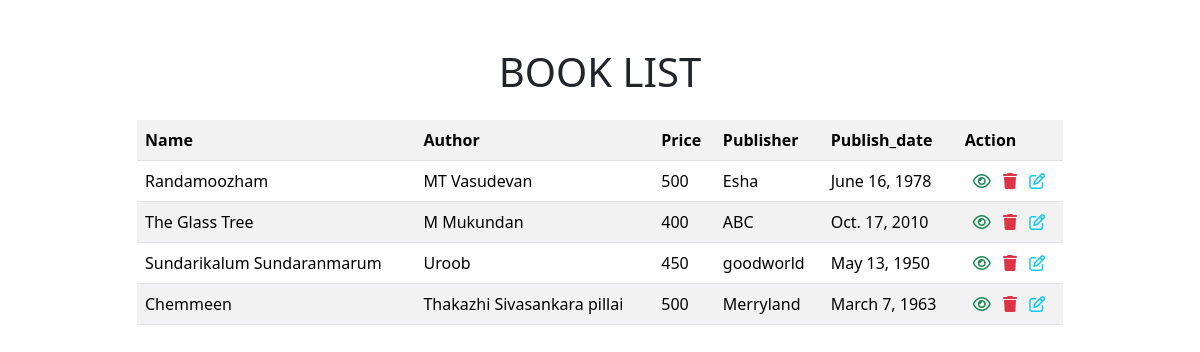
Page /books/all on the committed database.
### task/models.py (models this page shows, shortened)
class Books(models.Model):
    name=models.CharField(max_length=200,unique=True)
    author=models.CharField(max_length=200)
    price=models.PositiveIntegerField()
    publisher=models.CharField(max_length=200)
    publish_date=models.DateField(null=True)

### task/views.py (the view)
# urls.py: path("books/all",BookListView.as_view(),name="book-list"),
class BookListView(View):
    def get(self,request,*args,**kwargs):
        qs=Books.objects.all()
        return render(request,"books_list.html",{"books":qs})

### task/templates/books_list.html (shortened to what this page needs)
<!DOCTYPE html>
<html lang="en">
<head>
    <link href="https://cdn.jsdelivr.net/npm/bootstrap@5.3.2/dist/css/bootstrap.min.css" rel="stylesheet">
    <link rel="stylesheet" href="https://cdnjs.cloudflare.com/ajax/libs/font-awesome/6.4.2/css/all.min.css" />
</head>
<body>
    <div class="container">
        <h1 class="text-center mt-4">BOOK LIST</h1>
        <div class="row mt-4">
            <div class="col-1"></div>
            <div class="col-10">
                <table class="table table-striped p-3 ">
                    <tr>
                        <th>Name</th>
                        <th>Author</th>
                        <th>Price</th>
                        <th>Publisher</th>
                        <th>Publish_date</th>
                        <th>Action</th>
                    </tr>
                    {% for book in books%}
                    <tr>
                        <td>{{book.name}}</td>
                        <td>{{book.author}}</td>
                        <td>{{book.price}}</td>
                        <td>{{book.publisher}}</td>
                        <td>{{book.publish_date}}</td>
                        <td>
                            <a href="{%url 'book-detail' book.id%}" class="ms-2" ><i class="fa-regular fa-eye fa-beat text-success"></i></a>
                            <a href="{%url 'book-remove' book.id%}" class="ms-2" ><i class="fa-solid fa-trash text-danger"></i></a>
                            <a href="{%url 'book-change' book.id%}" class="ms-2" ><i class="fa-regular fa-pen-to-square text-info"></i></a>
                        </td>
                    </tr>
                    {% endfor %}
                </table>
            </div>
            <div class="col-1"></div>
        </div>
    </div>
</body>
</html>

### rows in the picture
Books: name "Randamoozham", author "MT Vasudevan", price "500", publisher "Esha", publish_date "June 16, 1978"
Books: name "The Glass Tree", author "M Mukundan", price "400", publisher "ABC", publish_date "Oct. 17, 2010"
Books: name "Sundarikalum Sundaranmarum", author "Uroob", price "450", publisher "goodworld", publish_date "May 13, 1950"
Books: name "Chemmeen", author "Thakazhi Sivasankara pillai", price "500", publisher "Merryland", publish_date "March 7, 1963"
